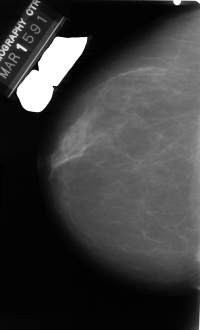
#> input picture Test_PNGs/A_0010_1.LEFT_CC.LJPEG.png, 200 x 330 px, given as the content of the folder /root/Docker-Shared/Data_Resized/MIAS/, which was not available
$ jupyter execute --allow-errors RemoveArtifacts.ipynb   (shell and % lines are left out)   (Python 2 division)   (text cells are left out)
#> lines starting #> are read from the running program, lines starting #| are printed output that depends on the picture; after the words box and inside, x2 and y2 are one past the last pixel; in counts of white or black regions, pixels touching at a corner belong together; pictures that were not available may be replaced by others from this repository, and a replacement may not be noted
[cell 1]
__version__   = '0.1.0'
__status__    = 'Development'
__date__      = '2017-March-21'
__author__    = 'Jay Narhan'

[cell 2]
import os
import cv2
import copy
import numpy as np
from matplotlib import pyplot as plt


from IPython.display import clear_output
import time

[cell 3]
CURR_DIR = os.getcwd()

# Point to the PNGs to be used:
IMG_DIR = '/root/Docker-Shared/Data_Resized/MIAS/'

SAVE_DIR = '/root/Docker-Shared/Data_Thresholded/MIAS/'

filenames = [ filename for filename in os.listdir(IMG_DIR) if filename.endswith('.png')]

[cell 4]
images = []
os.chdir(IMG_DIR)
for filename in filenames:
    img = cv2.imread(filename, cv2.IMREAD_GRAYSCALE)
#> img is the input picture: shape (330, 200); min 0, max 255, mean 59.3
    images.append({'filename': filename, 'image': img})
os.chdir(CURR_DIR)

print "Number of images in memory: {}".format( len(images))
#| Number of images in memory: 1

[cell 5]
def get_hists(image, b):
    hist, bins = np.histogram(img.flatten(), bins=b, range=[0,255])
    cdf = hist.cumsum()
    cdf_normalized = cdf *hist.max()/ cdf.max()

    return [hist, cdf_normalized]

def plot(img, img_hists):
    plt.figure(1)
    plt.subplot(121)
    plt.imshow(img, cmap='gray')

    plt.subplot(122)
    plt.plot(img_hists[1], color = 'b')
    plt.plot(img_hists[0], color = 'r')
    plt.xlim([0,256])
    plt.legend(('cdf','histogram'), loc = 'upper left')

    plt.subplots_adjust(top=0.92, bottom=0.08,
                        left=0.10, right=0.95,
                        hspace=0.25, wspace=0.35)

[cell 6]
clahe_images = []
clahe = cv2.createCLAHE(clipLimit=2.0, tileGridSize=(8,8))
for i, data in enumerate(images):
    clahe_images.append( {'filename': data['filename'], 'clahe_img': clahe.apply(data['image'])})
#> this loop made 1 pass
#> after the loop, clahe_images = 1 item

[cell 7]
print 'Total number of CLAHE images: {}'.format(np.count_nonzero(clahe_images))
#| Total number of CLAHE images: 1
#> (the rest of this cell did not finish here and is left out)

[cell 8]
# Pass img_list which should be clahe_images stored as list of dict: [ {filename.png, CLAHE_IMG} ]
def threshold(img_list, factor = 1, select_files = []):
#> called with factor = 1
    images_t = []

    def internal(data):
        thresholded = cv2.threshold(data['clahe_img'],
                                    np.median(data['clahe_img']) * factor, 255,
                                    cv2.THRESH_BINARY)[1]     # just the binary image

        _, l, s, _ = cv2.connectedComponentsWithStats(thresholded)
        images_t.append( {'filename': data['filename'],
                          'clahe_img': data['clahe_img'],
                          'thresh_img': thresholded,
                          'factor': factor,
                          'labels':l,                          # labels: contiguous regions in mammogram, labelled
                          'count':s[:, -1]                     # count: count of pixels in each discrete object
                         })

    if not select_files:
        print 'Processing all files'
        for i, data in enumerate(img_list):
            internal(data)
#> this loop made 1 pass
#> pass 1, in internal, `thresholded = cv2.threshold(data['clahe_img'], np.median(data['clahe_i..`:
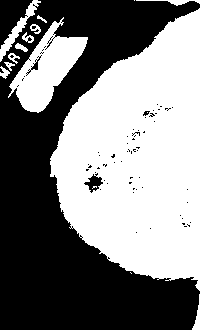
#> thresholded: shape (330, 200); 49.9% white; 16 white regions (4 under 20 px), largest, box (x1, y1, x2, y2) and area: (50, 8, 200, 291) 28537, (8, 17, 88, 113) 3285, (0, 0, 41, 62) 481
#> pass 1, in internal, `_, l, s, _ = cv2.connectedComponentsWithStats(thresholded)`:
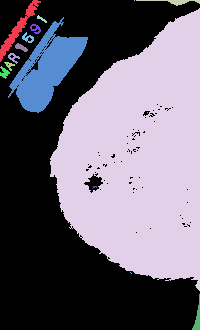
#> l: shape (330, 200) int32; 17 distinct labels, from 0 to 16; one colour per label, 0 black
#| 1

    else:
        print 'Processing select files {}'.format(select_files)
        for i, data in enumerate(img_list):
            if data['filename'] in select_files:
                internal(data)

    return images_t

[cell 9]
def save(fn, img, location=SAVE_DIR):
    print 'Saving: {}'.format(location + fn)
    cv2.imwrite(location + fn, img)
    time.sleep(2)

[cell 10]
def mask(image, labels, region):
    labels = copy.deepcopy(labels)  # create a full, unique copy of labels
    for row in range(image.shape[0]):
        for col in range(image.shape[1]):
            if labels[row, col] != region:
                labels[row, col] = 0  # mask the artifact
            else:
                labels[row, col] = 1  # retain the breast
    return labels

[cell 11]
def clean_art(images_thresh):
    revist = []
    for i, data in enumerate(images_thresh):
        fn, c_img, t_img, factor = data['filename'], data['clahe_img'], data['thresh_img'], data['factor']
        print 'Processing File: {}'.format(fn)

        plt.subplot(121)
        plt.imshow(c_img, cmap='gray')
        plt.title('Original')
        plt.subplot(122)
        plt.imshow(t_img, cmap='gray')
        plt.title('Binary Threshold')
        plt.show()

        input1 = raw_input("Do you want to save image as-is (Y/N or Q to quit): ").lower()
        if input1 == 'y':
            save(fn, c_img)
        elif (input1 != 'n') & (input1 != 'q'):
            print (".. appending to revist")
            revist.append( {'filename': fn, 'factor': factor, 'thresh_img': t_img})
            time.sleep(2)
        elif input1 == 'q':
            print (".. appending to revist")
            revist.append( {'filename': fn, 'factor': factor, 'thresh_img': t_img})
            time.sleep(2)
            break
        elif input1 == 'n':
            print "Need to threashold"
            input2 = raw_input("Do you want to clear image artifact (Y/N): ").lower()
            if (input2 == 'n') | (input2 != 'y'):
                print (".. appending to revist")
                revist.append( {'filename': fn, 'factor': factor, 'thresh_img': t_img})
                time.sleep(2)
            elif input2 == 'y':
                top_regions = np.argpartition(data['count'], -2)[-2:]
                top_counts = data['count'][top_regions]
                print 'Top region pixel counts: {}'.format(top_counts)

                while(True):
                    print 'Associated top regions labels: {}'.format(top_regions)
                    input3 = raw_input("Keep pixels in which region (S to skip): ").lower()

                    if input3 == 's':
                        print (".. appending to revist")
                        revist.append( {'filename': fn, 'factor': factor, 'thresh_img': t_img})
                        time.sleep(2)
                        break
                    elif input3.isdigit():
                        input3 = int(input3)
                        if input3 in top_regions:
                            print 'That is a valid region selection!'
                            # mask the region
                            my_mask = mask( t_img, data['labels'], region=input3)
                            image = c_img * my_mask
                            image = np.array(image, dtype = np.uint8)
                            thresh_image = cv2.threshold(image, np.median(image), 255, cv2.THRESH_BINARY)[1]

                            plt.subplot(121)
                            plt.imshow(image, cmap='gray')
                            plt.title('Post Processing')
                            plt.subplot(122)
                            plt.imshow(thresh_image, cmap='gray')
                            plt.title('Post: Binary')
                            plt.show()

                            input4 = raw_input("Save post processed image (Y/N): ").lower()
                            if input4 == 'y':
                                save(fn, image)
                                break
                        else:
                            print 'That is NOT a valid region'
                            print 'Associated top regions labels: {}'.format(top_regions)
                    else:
                        print 'Enter a valid digit please.'
                        print 'Associated top regions labels: {}'.format(top_regions)

        clear_output()
#> this loop made 1 pass
#> (fn, factor) on pass 1: ('A_0010_1.LEFT_CC.LJPEG.png', 1)
#| Processing File: A_0010_1.LEFT_CC.LJPEG.png
#> pass 1, in clean_art, `fn, c_img, t_img, factor = data['filename'], data['clahe_img'], data['..`:
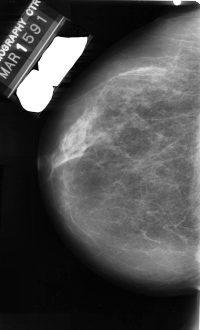
#> c_img: shape (330, 200); min 1, max 255, mean 75.8
#> after the loop, revist = []
    return revist

[cell 12]
images_thresh = threshold(clahe_images)
print len(images_thresh)

$ run again, on Test_PNGs/A_0016_1.LEFT_CC.LJPEG.png
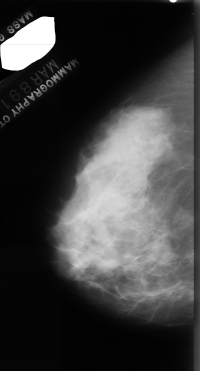
#> input picture Test_PNGs/A_0016_1.LEFT_CC.LJPEG.png, 200 x 371 px, given as the content of the folder /root/Docker-Shared/Data_Resized/MIAS/, which was not available
#> img is the input picture: shape (371, 200); min 0, max 255, mean 62.2
#| Number of images in memory: 1
#> the loop `for i, data in enumerate(images):` made 1 pass
#> after the loop `for i, data in enumerate(images):`: clahe_images = 1 item
#| Total number of CLAHE images: 1
#> the loop in threshold, `for i, data in enumerate(img_list):` made 1 pass
#> pass 1, in internal, `_, l, s, _ = cv2.connectedComponentsWithStats(thresholded)`:
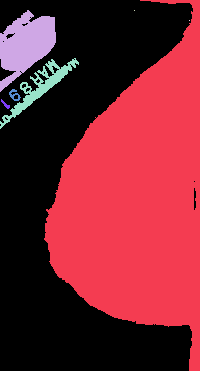
#> l: shape (371, 200) int32; 8 distinct labels, from 0 to 7; one colour per label, 0 black
#| 1
#> the loop in clean_art, `for i, data in enumerate(images_thresh):` made 1 pass
#> (fn, factor) on pass 1: ('A_0016_1.LEFT_CC.LJPEG.png', 1)
#> (printed output is left out)
#> pass 1, in clean_art, `fn, c_img, t_img, factor = data['filename'], data['clahe_img'], data['..`:
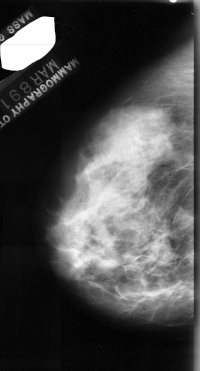
#> c_img: shape (371, 200); min 2, max 255, mean 73.6
#> after the loop in clean_art, `for i, data in enumerate(images_thresh):`: revist = []

$ run again, on Test_PNGs/A_1103_1.LEFT_CC.LJPEG.png
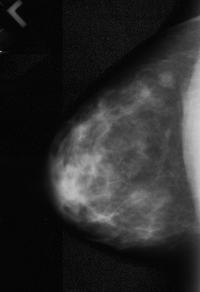
#> input picture Test_PNGs/A_1103_1.LEFT_CC.LJPEG.png, 200 x 292 px, given as the content of the folder /root/Docker-Shared/Data_Resized/MIAS/, which was not available
#> img is the input picture: shape (292, 200); min 3, max 206, mean 41.9
#| Number of images in memory: 1
#> the loop `for i, data in enumerate(images):` made 1 pass
#> after the loop `for i, data in enumerate(images):`: clahe_images = 1 item
#| Total number of CLAHE images: 1
#> the loop in threshold, `for i, data in enumerate(img_list):` made 1 pass
#> pass 1, in internal, `_, l, s, _ = cv2.connectedComponentsWithStats(thresholded)`:
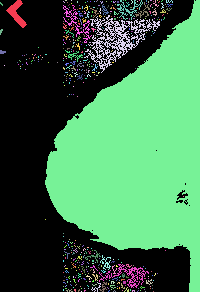
#> l: shape (292, 200) int32; 455 distinct labels, from 0 to 454; one colour per label, 0 black
#| 1
#> the loop in clean_art, `for i, data in enumerate(images_thresh):` made 1 pass
#> (fn, factor) on pass 1: ('A_1103_1.LEFT_CC.LJPEG.png', 1)
#> (printed output is left out)
#> pass 1, in clean_art, `fn, c_img, t_img, factor = data['filename'], data['clahe_img'], data['..`:
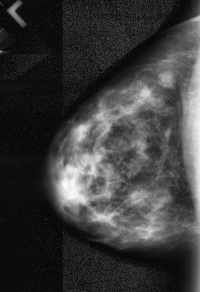
#> c_img: shape (292, 200); min 3, max 252, mean 59.2
#> after the loop in clean_art, `for i, data in enumerate(images_thresh):`: revist = []
